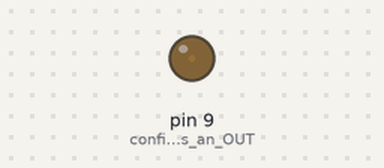
Recording of a sketch running on a simulated Arduino Uno, built with avr-gcc and run on an emulated ATmega328P. Parts: output pins drawn as LEDs (lit = HIGH).

Above: at 0.05 s.
At 1.15 s:
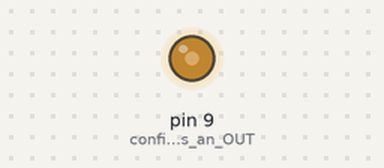
At 2.3 s:
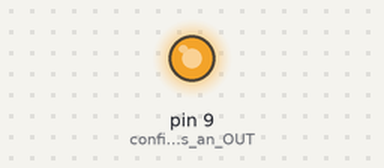
At 4.55 s:
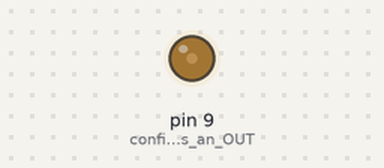
Timing chart, 0 to 6.6 s (numbered marks = the images above):
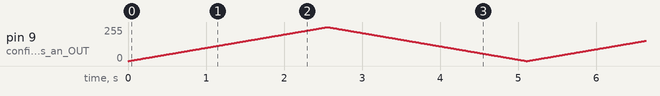

The sketch:

Fading_LED.ino
```cpp
/*
Fading LED

AnalogWrite
Use of FOR loop
Variables (integer)

Setup:
LED on pin 9
*/

int time = 10; //variable used for delay() function

void setup()
{
  pinMode(9,OUTPUT); //configure pin 9 as an OUTPUT
}

void loop()
{
  for(int i = 0; i < 255; i++)
  {
    //i increases by 1 unit until it reaches 255
    analogWrite(9,i); //on pin 9, output "i"
    delay(time); //pause for "time" milliseconds
  }
  for(int i = 255; i > 0; i--)
  {
    //i decreases by 1 unit until it reaches 0
    analogWrite(9,i);
    delay(time);
  }
}
```
